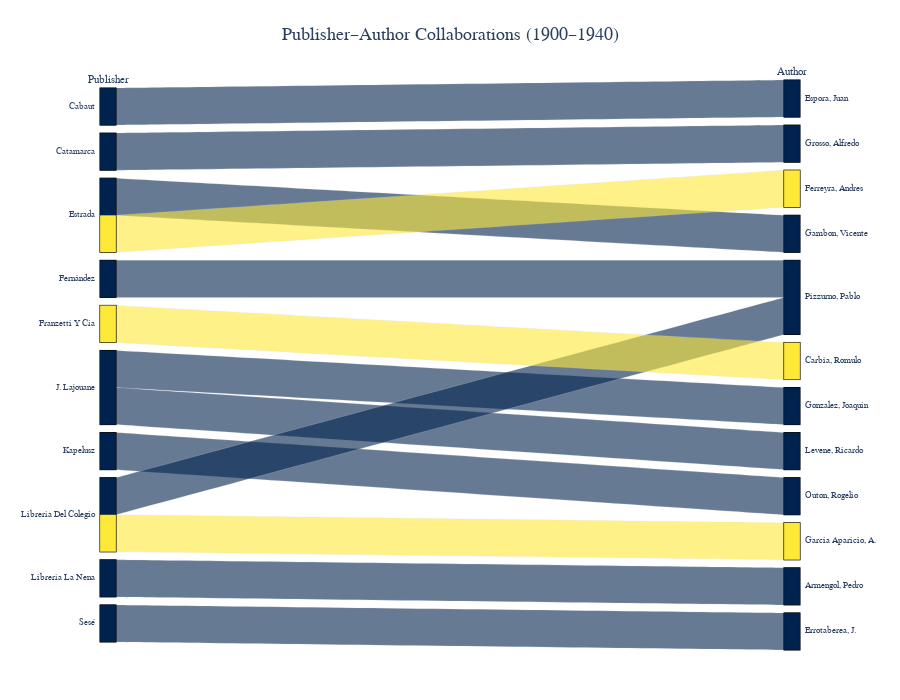

The cell this chart's notebook holds for it:
### Code cell
fig = px.parallel_categories(
    df.explode('Authors')
      .query('(Year >= 1900) & (Year < 1940)')
      .groupby(['Publisher', 'Authors'])
      .size()
      .reset_index(name='count'),
    dimensions=['Publisher', 'Authors'],
    color='count',
    color_continuous_scale=px.colors.sequential.Cividis,
    labels={'Publisher': 'Publisher', 'Authors': 'Author', 'count': 'Books Count'},
)


fig.update_layout(
    title=dict(
        text="Publisher–Author Collaborations (1900–1940)",
        x=0.5,
        xanchor='center',
        font=dict(size=18, family='Arial Black')
    ),
    font=dict(size=11, family='Arial'),
    coloraxis_colorbar=dict(
        title="Books Count",
        tickfont=dict(size=10)
    ),
    paper_bgcolor='white',
    plot_bgcolor='white',
    margin=dict(l=60, r=60, t=80, b=50),
    height=700,
    dragmode=False, 
    coloraxis_showscale=False
)

fig.show()

### Figure 1 — Plotly figure (JSON) as saved in the notebook; plotly's stock layout.template omitted (floating-point values rounded to 4 significant figures)
{"data": [{"dimensions": [{"label": "Publisher", "values": ["Cabaut", "Catamarca", "Estrada", "Estrada", "Fernández", "Franzetti Y Cía", "J. Lajouane", "J. Lajouane", "Kapelusz", "Librería Del Colegio", "Librería Del Colegio", "Librería La Nena", "Sesé"]}, {"label": "Author", "values": ["Espora, Juan", "Grosso, Alfredo", "Ferreyra, Andres", "Gambon, Vicente", "Pizzurno, Pablo", "Carbia, Romulo", "Gonzalez, Joaquin", "Levene, Ricardo", "Outon, Rogelio", "Garcia Aparicio, A.", "Pizzurno, Pablo", "Armengol, Pedro", "Errotaberea, J."]}], "domain": {"x": [0, 1], "y": [0, 1]}, "line": {"color": [1, 1, 2, 1, 1, 2, 1, 1, 1, 2, 1, 1, 1], "coloraxis": "coloraxis"}, "name": "", "type": "parcats"}], "layout": {"coloraxis": {"colorbar": {"tickfont": {"size": 10}, "title": {"text": "Books Count"}}, "colorscale": [[0, "#00224e"], [0.1111, "#123570"], [0.2222, "#3b496c"], [0.3333, "#575d6d"], [0.4444, "#707173"], [0.5556, "#8a8678"], [0.6667, "#a59c74"], [0.7778, "#c3b369"], [0.8889, "#e1cc55"], [1, "#fee838"]], "showscale": false}, "dragmode": false, "font": {"family": "Arial", "size": 11}, "height": 700, "legend": {"tracegroupgap": 0}, "margin": {"b": 50, "l": 60, "r": 60, "t": 80}, "paper_bgcolor": "white", "plot_bgcolor": "white", "title": {"font": {"family": "Arial Black", "size": 18}, "text": "Publisher–Author Collaborations (1900–1940)", "x": 0.5, "xanchor": "center"}}}
